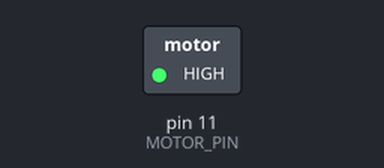
The sketch below on a simulated Arduino Uno, built with avr-gcc and run on an emulated ATmega328P. On the bench: switched loads named in the sketch (green lamp = pin HIGH).

Above: at 1.5 s.
At 4.5 s:
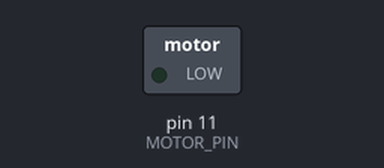
Timing chart, 0 to 7.8 s (numbered marks = the images above):
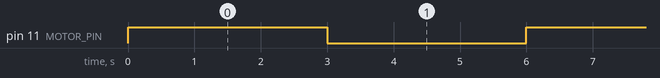

The sketch:

PRUEBA_MOTOR_.ino
```cpp
// Definir el pin del motor
#define MOTOR_PIN 11

void setup() {
  // Configurar el pin como salida
  pinMode(MOTOR_PIN, OUTPUT);
}

void loop() {
  // Encender el motor
  digitalWrite(MOTOR_PIN, HIGH);
  delay(3000);  // Esperar 3 segundos

  // Apagar el motor
  digitalWrite(MOTOR_PIN, LOW);
  delay(3000);  // Esperar 3 segundos
}
```

Measured:
- by itself, pin 11 (MOTOR_PIN): alternates HIGH for 3.0 s and LOW for 3.0 s
